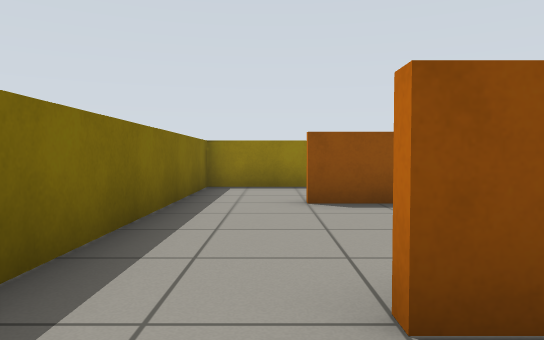
view 1 (above)

22 first-person views from a walk through a world built for the Gazebo simulator. The camera is 0.66 m above the floor, tilts 2° down and sees 70° across. The floor is counted in squares, 1 m on a side. Each view is taken from the middle of a square. On the plan, view 1 faces up. The plan holds only what a view shows up to about 11 squares ahead; the rest is blank. The robots in the file are not drawn.

view 2
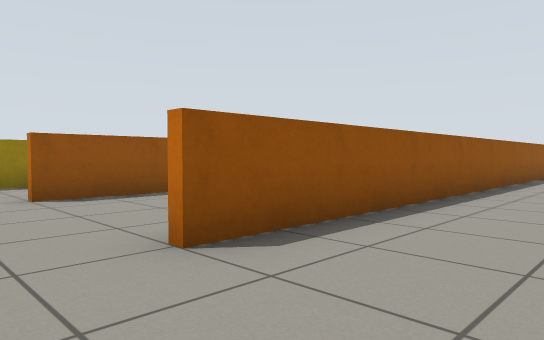

view 3
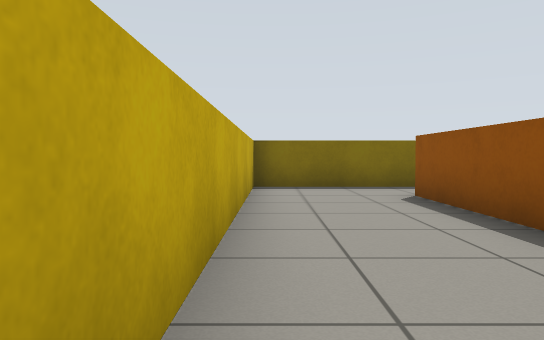

view 4
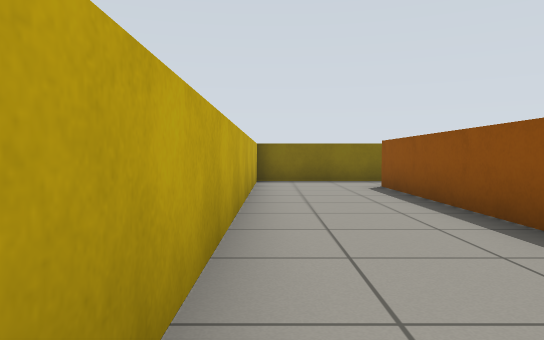

view 5
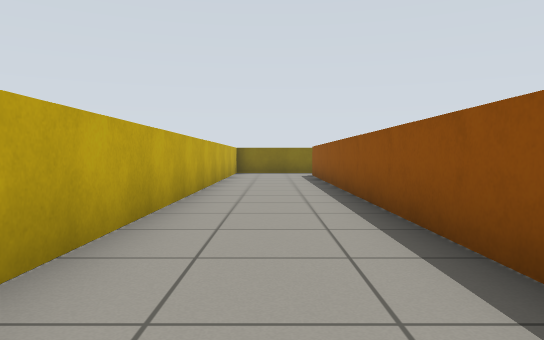

view 6
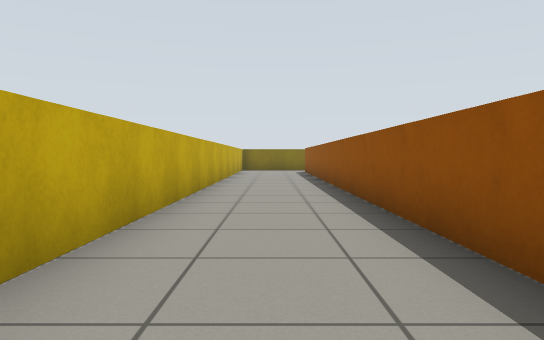

view 7
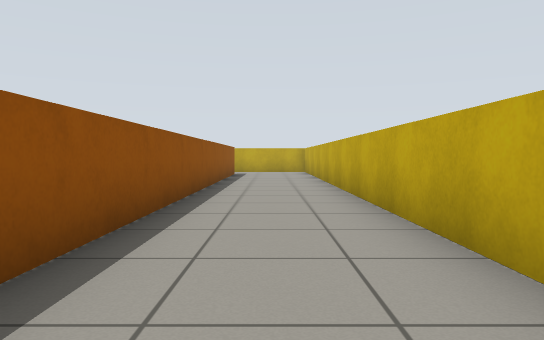

view 8
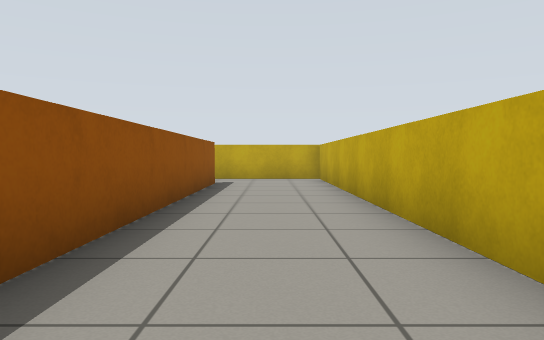

view 9
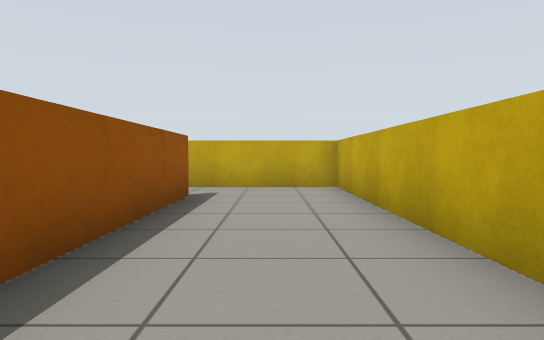

view 10
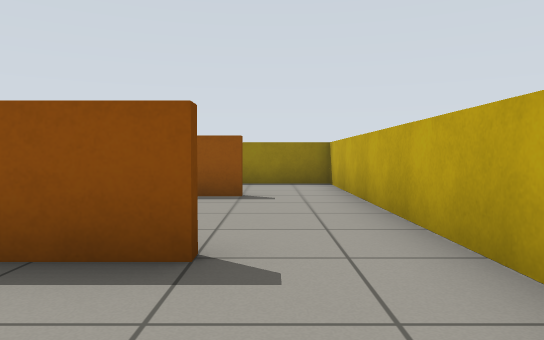

view 11
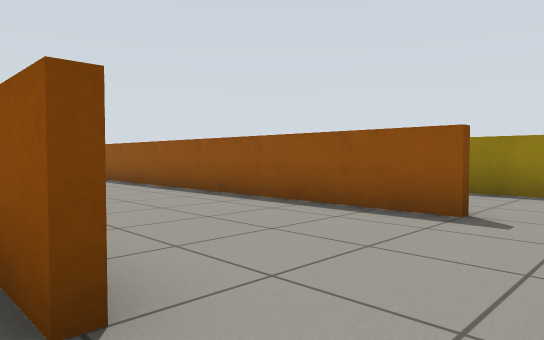

view 12
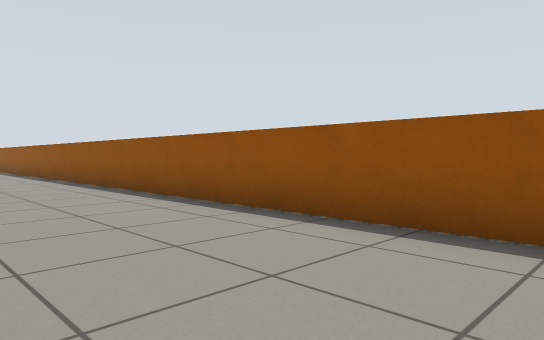

view 13
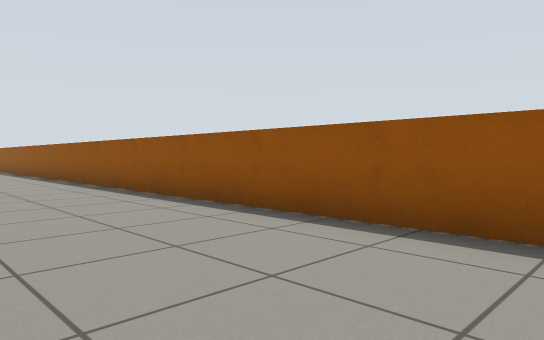

view 14
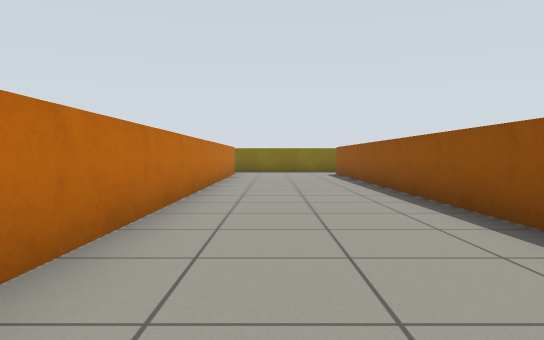

view 15
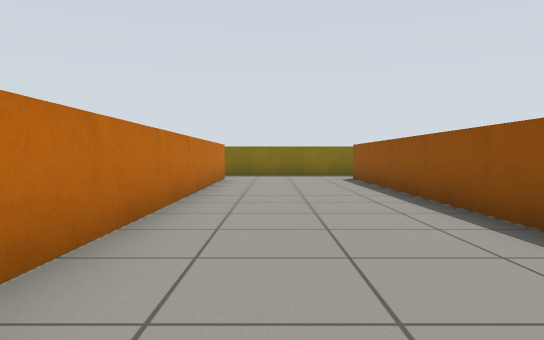

view 16
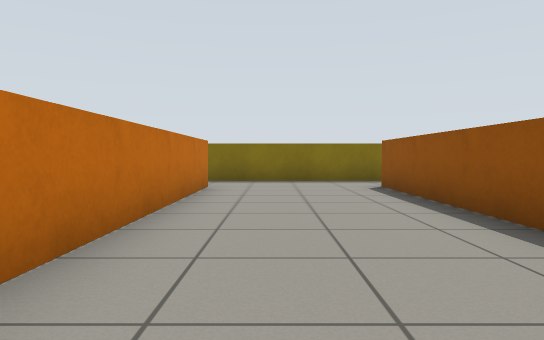

view 17
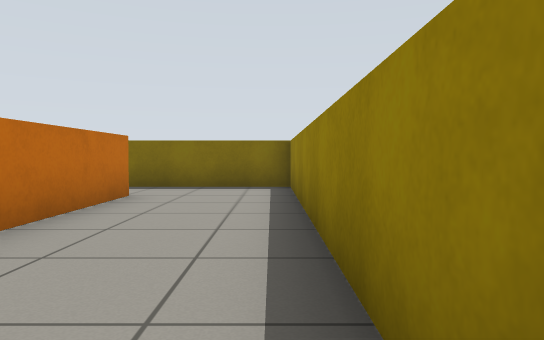

view 18
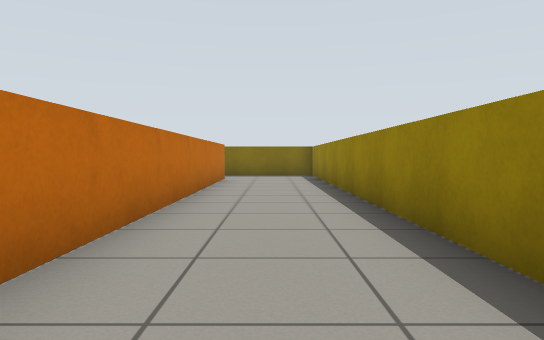

view 19
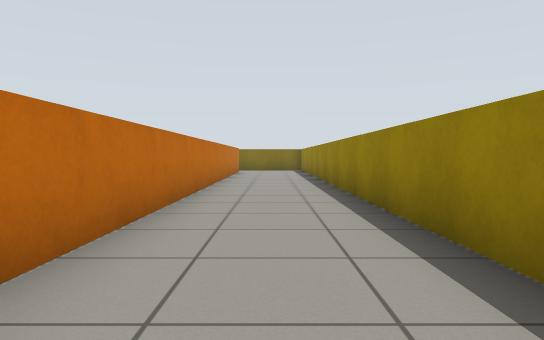

view 20
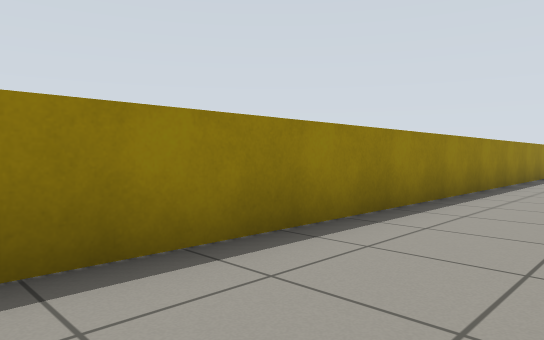

view 21
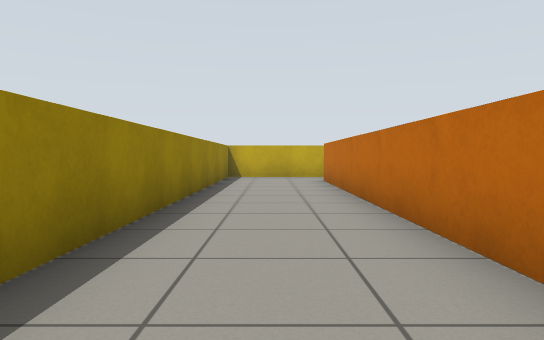

view 22
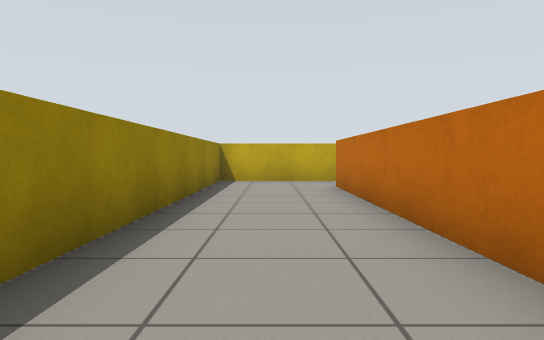

### Floor plan
Points are (right, up) in squares from view 1. A wall is a line through its corners. A room is listed if a view was taken in it or the views show most of it. See-through windows are left out.
Room 1 (views 1, 2, 3, 4, 5, 6, 7, 8, 9, 10, 11)
walls: (26.6, 1.4) (0.5, 1.4); (-1.4, 1.5) (-1.4, -1.4) (28.4, -1.4) (28.4, 1.5)
ways out: opening at (-0.5, 1) to room 2; opening at (27.5, 1) to room 2
Room 2 (views 12, 13, 14, 15, 16)
walls: (0.5, 1.6) (13.1, 1.6); (26.6, 5.4) (0.5, 5.4); (-1.4, 5.5) (-1.4, 1.5); (28.4, 1.5) (28.4, 5.5)
ways out: opening at (-0.5, 1) to room 1; opening at (27.5, 1) to room 1; opening at (-0.5, 5) to room 3; opening at (27.5, 5) to room 3
Room 3 (views 17, 18, 19, 20, 21, 22)
walls: (17.9, 5.6) (26.5, 5.6); (0.5, 5.6) (15.1, 5.6); (28.4, 5.5) (28.4, 8.4) (-1.4, 8.4) (-1.4, 5.5)
ways out: opening at (-0.5, 5) to room 2; opening at (27.5, 5) to room 2

Positions as (right, up) in squares from view 1, and headings:
1: (0, 0), facing up
2: (-1, -1), facing up-right
3: (7, -1), facing left
4: (9, -1), facing left
5: (14, 0), facing left
6: (17, 0), facing left
7: (12, 0), facing right
8: (17, 0), facing right
9: (20, 0), facing right
10: (27, -1), facing up
11: (28, 1), facing up-left
12: (24, 2), facing up-left
13: (20, 2), facing up-left
14: (15, 3), facing left
15: (12, 3), facing left
16: (9, 3), facing left
17: (7, 8), facing left
18: (12, 7), facing left
19: (17, 7), facing left
20: (13, 6), facing up-right
21: (16, 7), facing right
22: (18, 7), facing right
